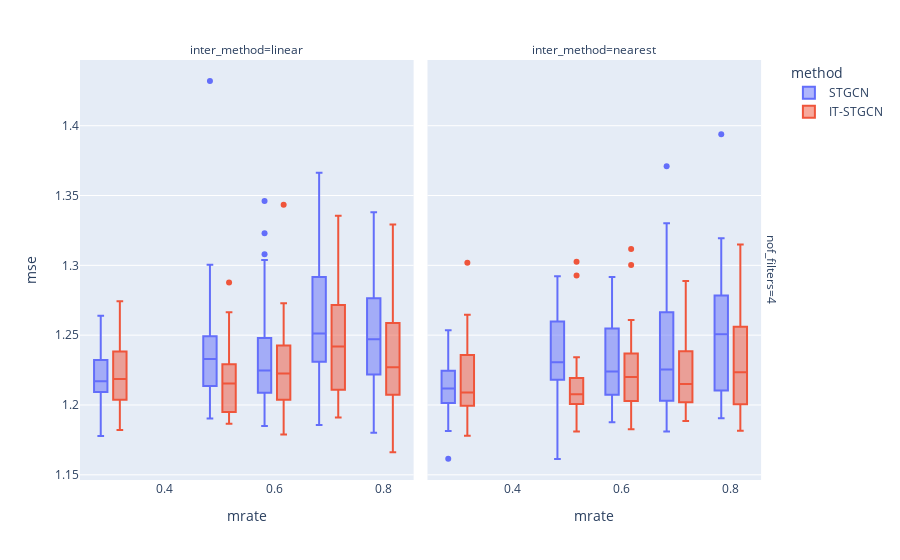

Notebook cell for this chart:
### Markdown cell above
## Random

### Code cell
data.query("method!='GNAR' and mtype =='rand'").plot.box(backend='plotly',x='mrate',color='method',y='mse',facet_col='inter_method',facet_row='nof_filters',height=600)

### Figure 1 — Plotly figure (JSON) as saved in the notebook; plotly's stock layout.template omitted (floating-point values rounded to 4 significant figures; data arrays with more than 128 entries replaced by an {"elided": "..."} marker saying what was removed)
{"data": [{"alignmentgroup": "True", "hovertemplate": "method=STGCN<br>nof_filters=4<br>inter_method=linear<br>mrate=%{x}<br>mse=%{y}<extra></extra>", "legendgroup": "STGCN", "marker": {"color": "#636efa"}, "name": "STGCN", "notched": false, "offsetgroup": "STGCN", "orientation": "v", "showlegend": true, "type": "box", "x": {"elided": "150 float values"}, "x0": " ", "xaxis": "x", "y": {"elided": "150 float values"}, "y0": " ", "yaxis": "y"}, {"alignmentgroup": "True", "hovertemplate": "method=STGCN<br>nof_filters=4<br>inter_method=nearest<br>mrate=%{x}<br>mse=%{y}<extra></extra>", "legendgroup": "STGCN", "marker": {"color": "#636efa"}, "name": "STGCN", "notched": false, "offsetgroup": "STGCN", "orientation": "v", "showlegend": false, "type": "box", "x": {"elided": "150 float values"}, "x0": " ", "xaxis": "x2", "y": {"elided": "150 float values"}, "y0": " ", "yaxis": "y2"}, {"alignmentgroup": "True", "hovertemplate": "method=IT-STGCN<br>nof_filters=4<br>inter_method=linear<br>mrate=%{x}<br>mse=%{y}<extra></extra>", "legendgroup": "IT-STGCN", "marker": {"color": "#EF553B"}, "name": "IT-STGCN", "notched": false, "offsetgroup": "IT-STGCN", "orientation": "v", "showlegend": true, "type": "box", "x": {"elided": "150 float values"}, "x0": " ", "xaxis": "x", "y": {"elided": "150 float values"}, "y0": " ", "yaxis": "y"}, {"alignmentgroup": "True", "hovertemplate": "method=IT-STGCN<br>nof_filters=4<br>inter_method=nearest<br>mrate=%{x}<br>mse=%{y}<extra></extra>", "legendgroup": "IT-STGCN", "marker": {"color": "#EF553B"}, "name": "IT-STGCN", "notched": false, "offsetgroup": "IT-STGCN", "orientation": "v", "showlegend": false, "type": "box", "x": {"elided": "150 float values"}, "x0": " ", "xaxis": "x2", "y": {"elided": "150 float values"}, "y0": " ", "yaxis": "y2"}], "layout": {"annotations": [{"font": {}, "showarrow": false, "text": "inter_method=linear", "x": 0.24, "xanchor": "center", "xref": "paper", "y": 1, "yanchor": "bottom", "yref": "paper"}, {"font": {}, "showarrow": false, "text": "inter_method=nearest", "x": 0.74, "xanchor": "center", "xref": "paper", "y": 1, "yanchor": "bottom", "yref": "paper"}, {"font": {}, "showarrow": false, "text": "nof_filters=4", "textangle": 90, "x": 0.98, "xanchor": "left", "xref": "paper", "y": 0.5, "yanchor": "middle", "yref": "paper"}], "autosize": true, "boxmode": "group", "legend": {"title": {"text": "method"}, "tracegroupgap": 0}, "margin": {"t": 60}, "xaxis": {"anchor": "y", "autorange": true, "domain": [0, 0.48], "range": [0.243, 0.857], "title": {"text": "mrate"}, "type": "linear"}, "xaxis2": {"anchor": "y2", "autorange": true, "domain": [0.5, 0.98], "matches": "x", "range": [0.243, 0.857], "title": {"text": "mrate"}, "type": "linear"}, "yaxis": {"anchor": "x", "autorange": true, "domain": [0, 1], "range": [1.146, 1.447], "title": {"text": "mse"}, "type": "linear"}, "yaxis2": {"anchor": "x2", "autorange": true, "domain": [0, 1], "matches": "y", "range": [1.146, 1.447], "showticklabels": false, "type": "linear"}}}
